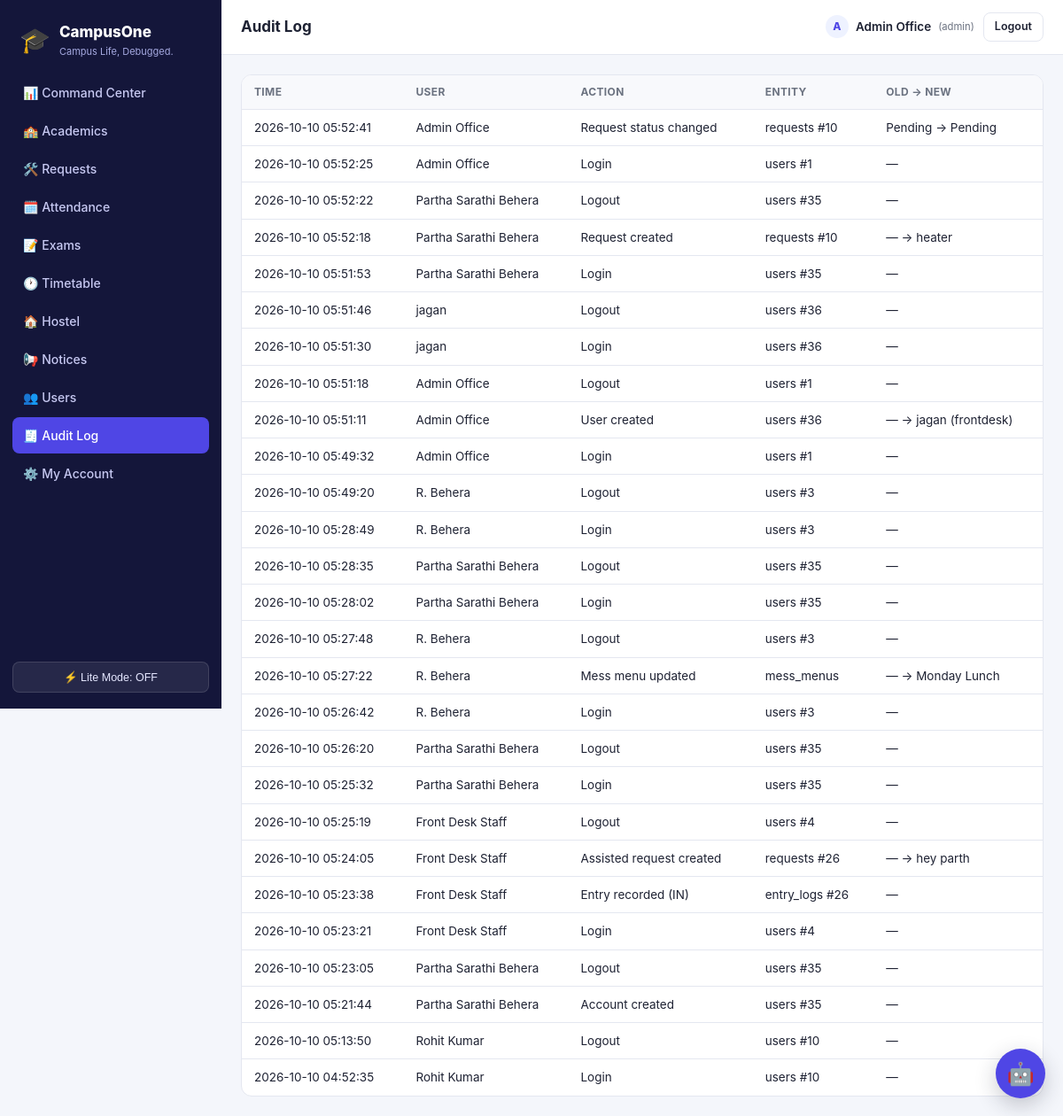
The page /admin/audit (signed in) on the database its author committed.
### tables this page shows
CREATE TABLE users (
    id INTEGER PRIMARY KEY AUTOINCREMENT,
    email TEXT UNIQUE NOT NULL,
    password_hash TEXT NOT NULL,
    role TEXT NOT NULL CHECK(role IN ('student','faculty','admin','warden','mess','frontdesk')),
    name TEXT NOT NULL,
    phone TEXT,
    photo TEXT,
    is_active INTEGER DEFAULT 1,
    created_at TEXT DEFAULT (datetime('now'))
);

CREATE TABLE audit_logs (
    id INTEGER PRIMARY KEY AUTOINCREMENT,
    user_id INTEGER REFERENCES users(id),
    action TEXT NOT NULL,
    entity TEXT,
    entity_id INTEGER,
    old_value TEXT,
    new_value TEXT,
    created_at TEXT DEFAULT (datetime('now'))
);

### blueprints/admin.py (the view)
@bp.route("/audit")
@role_required("admin")
def audit():
    rows = query_db(
        "SELECT al.*, u.name AS user_name FROM audit_logs al LEFT JOIN users u ON al.user_id = u.id "
        "ORDER BY al.created_at DESC LIMIT 300"
    )
    return render_template("admin/audit.html", logs=rows)

### utils/auth_utils.py (called while the page is built)
def role_required(*roles):
    def decorator(view):
        @functools.wraps(view)
        def wrapped(**kwargs):
            if session.get("user_id") is None:
                return redirect(url_for("auth.login", next=request.path))
            if session.get("role") not in roles:
                abort(403)
            return view(**kwargs)
        return wrapped
    return decorator

def gen_csrf_token():
    if "csrf_token" not in session:
        session["csrf_token"] = secrets.token_hex(16)
    return session["csrf_token"]

### utils/db.py (called while the page is built)
def get_db():
    if "db" not in g:
        g.db = sqlite3.connect(current_app.config["DATABASE"], detect_types=sqlite3.PARSE_DECLTYPES)
        g.db.row_factory = sqlite3.Row
        g.db.execute("PRAGMA foreign_keys = ON")
    return g.db

def query_db(query, args=(), one=False):
    cur = get_db().execute(query, args)
    rv = cur.fetchall()
    cur.close()
    return (rv[0] if rv else None) if one else rv

### templates/admin/audit.html (shortened to what this page needs)
{% extends "base.html" %}
{% block page_title %}Audit Log{% endblock %}
{% block content %}
<div class="table-wrap">
  <table>
    <thead><tr><th>Time</th><th>User</th><th>Action</th><th>Entity</th><th>Old → New</th></tr></thead>
    <tbody>
    {% for l in logs %}
      <tr>
        <td>{{ l.created_at }}</td>
        <td>{{ l.user_name or 'System' }}</td>
        <td>{{ l.action }}</td>
        <td>{{ l.entity }}{% if l.entity_id %} #{{ l.entity_id }}{% endif %}</td>
        <td>{% if l.old_value or l.new_value %}{{ l.old_value or '—' }} → {{ l.new_value or '—' }}{% else %}—{% endif %}</td>
      </tr>
    {% else %}
      <tr><td colspan="5" class="muted">No audit records yet.</td></tr>
    {% endfor %}
    </tbody>
  </table>
</div>
{% endblock %}

### templates/base.html (shortened to what this page needs)
<!DOCTYPE html>
<html lang="en" data-lite="{{ 'true' if lite_mode else 'false' }}">
<head>
<link rel="stylesheet" href="{{ url_for('static', filename='css/style.css') }}">
</head>
<body class="{{ 'lite' if lite_mode else '' }}">
{% if session.user_id %}
<div class="app-shell">
  <aside class="sidebar" id="sidebar">
    <div class="brand">
      <span class="brand-emoji">🎓</span>
      <div>
        <div class="brand-name">{{ app_name }}</div>
        <div class="brand-tag">{{ tagline }}</div>
      </div>
    </div>
    <nav class="nav">
      {% set role = session.role %}
      {% if role == 'student' %}
        <a href="{{ url_for('student.dashboard') }}" class="{{ 'active' if request.endpoint=='student.dashboard' }}">📊 Dashboard</a>
        <a href="{{ url_for('student.attendance') }}" class="{{ 'active' if request.endpoint=='student.attendance' }}">🗓️ Attendance</a>
        <a href="{{ url_for('student.assignments') }}" class="{{ 'active' if request.endpoint=='student.assignments' }}">📚 Assignments</a>
        <a href="{{ url_for('student.exams') }}" class="{{ 'active' if request.endpoint=='student.exams' }}">📝 Exams &amp; Results</a>
        <a href="{{ url_for('student.requests_view') }}" class="{{ 'active' if request.endpoint in ['student.requests_view','student.request_detail'] }}">🛠️ Requests</a>
        <a href="{{ url_for('student.leave') }}" class="{{ 'active' if request.endpoint=='student.leave' }}">🧳 Leave</a>
        <a href="{{ url_for('student.hostel') }}" class="{{ 'active' if request.endpoint=='student.hostel' }}">🏠 Hostel</a>
        <a href="{{ url_for('student.mess') }}" class="{{ 'active' if request.endpoint=='student.mess' }}">🍽️ Mess</a>
        <a href="{{ url_for('student.notices') }}" class="{{ 'active' if request.endpoint=='student.notices' }}">📢 Notices</a>
        <a href="{{ url_for('student.entry_history') }}" class="{{ 'active' if request.endpoint=='student.entry_history' }}">🚪 Entry History</a>
        <a href="{{ url_for('student.notifications') }}" class="{{ 'active' if request.endpoint=='student.notifications' }}">🔔 Notifications</a>
        <a href="{{ url_for('student.assistant') }}" class="{{ 'active' if request.endpoint=='student.assistant' }}">🤖 Campus Assistant</a>
      {% elif role == 'admin' %}
        <a href="{{ url_for('admin.dashboard') }}" class="{{ 'active' if request.endpoint=='admin.dashboard' }}">📊 Command Center</a>
        <a href="{{ url_for('admin.academics') }}" class="{{ 'active' if request.endpoint=='admin.academics' }}">🏫 Academics</a>
        <a href="{{ url_for('admin.requests_view') }}" class="{{ 'active' if request.endpoint in ['admin.requests_view','admin.request_detail'] }}">🛠️ Requests</a>
        <a href="{{ url_for('admin.attendance') }}" class="{{ 'active' if request.endpoint=='admin.attendance' }}">🗓️ Attendance</a>
        <a href="{{ url_for('admin.exams') }}" class="{{ 'active' if request.endpoint in ['admin.exams','admin.exam_results'] }}">📝 Exams</a>
        <a href="{{ url_for('admin.timetable') }}" class="{{ 'active' if request.endpoint=='admin.timetable' }}">🕐 Timetable</a>
        <a href="{{ url_for('admin.hostel') }}" class="{{ 'active' if request.endpoint=='admin.hostel' }}">🏠 Hostel</a>
        <a href="{{ url_for('admin.notices') }}" class="{{ 'active' if request.endpoint=='admin.notices' }}">📢 Notices</a>
        <a href="{{ url_for('admin.users') }}" class="{{ 'active' if request.endpoint=='admin.users' }}">👥 Users</a>
        <a href="{{ url_for('admin.audit') }}" class="{{ 'active' if request.endpoint=='admin.audit' }}">🧾 Audit Log</a>
      {% endif %}
      <a href="{{ url_for('common.account') }}" class="{{ 'active' if request.endpoint=='common.account' }}">⚙️ My Account</a>
    </nav>
    <form method="post" action="{{ url_for('common.toggle_lite_mode') }}" class="lite-toggle-form">
      <button type="submit" class="lite-toggle">{{ '🐢 Lite Mode: ON' if lite_mode else '⚡ Lite Mode: OFF' }}</button>
    </form>
  </aside>
  <div class="main">
    <header class="topbar">
      <div class="topbar-title">{% block page_title %}{% endblock %}</div>
      <div class="topbar-right">
        <a href="{{ url_for('common.account') }}" class="user-chip" style="display:flex;align-items:center;gap:8px;color:inherit;">
          {% if current_user_photo %}
            <img src="{{ url_for('uploaded_file', filename=current_user_photo) }}" alt=""
                 style="width:26px;height:26px;border-radius:50%;object-fit:cover;">
          {% else %}
            <span style="width:26px;height:26px;border-radius:50%;background:var(--primary-light);color:var(--primary);
                        display:inline-flex;align-items:center;justify-content:center;font-weight:800;font-size:12px;">{{ session.name[0]|upper }}</span>
          {% endif %}
          {{ session.name }} <small>({{ session.role }})</small>
        </a>
        <a href="{{ url_for('auth.logout') }}" class="btn btn-ghost btn-sm">Logout</a>
      </div>
    </header>
    <main class="content">
      {% block content %}{% endblock %}
    </main>
  </div>
</div>
<div class="campus-chat" id="campus-chat">
  <button class="campus-chat-toggle" id="campus-chat-toggle" type="button"
          aria-label="Open campus assistant" aria-expanded="false" aria-controls="campus-chat-panel">🤖</button>
</div>
{% endif %}
</body>
</html>

### static/css/style.css (style rules this page uses)
:root { --bg: #f4f6fb; --surface: #ffffff; --surface-2: #f8f9fc; --border: #e4e7f0; --text: #1e2233; --text-muted: #6b7280; --primary: #4f46e5; --primary-dark: #4338ca; --primary-light: #eef2ff; --success: #16a34a; --success-bg: #ecfdf3; --warning: #d97706; --warning-bg: #fffbeb; --danger: #dc2626; --danger-bg: #fef2f2; --info: #0891b2; --info-bg: #ecfeff; --radius: 12px; --radius-sm: 8px; --shadow: 0 1px 2px rgba(16,24,40,.06), 0 1px 3px rgba(16,24,40,.08); --sidebar-w: 250px; }
* { box-sizing: border-box; }
html, body { height: 100%; }
body { margin: 0; font-family: -apple-system, BlinkMacSystemFont, "Segoe UI", Roboto, Helvetica, Arial, sans-serif; background: var(--bg); color: var(--text); font-size: 15px; line-height: 1.5; }
a { color: var(--primary); text-decoration: none; }
.app-shell { display: flex; min-height: 100vh; }
.sidebar { width: var(--sidebar-w); flex-shrink: 0; background: #14163a; color: #e5e7ff; display: flex; flex-direction: column; padding: 18px 14px; position: sticky; top: 0; height: 100vh; overflow-y: auto; }
.brand { display: flex; align-items: center; gap: 10px; padding: 6px 8px 18px; }
.brand-emoji { font-size: 28px; }
.brand-name { font-weight: 800; font-size: 17px; color: #fff; }
.brand-tag { font-size: 11px; color: #a5a9e0; }
.nav { display: flex; flex-direction: column; gap: 2px; flex: 1; }
.nav a { color: #c7c9f2; padding: 10px 12px; border-radius: var(--radius-sm); font-size: 14px; font-weight: 500; transition: background .12s ease; }
.nav a.active { background: var(--primary); color: #fff; }
.lite-toggle-form { margin-top: 10px; }
.lite-toggle { width: 100%; background: rgba(255,255,255,.08); color: #e5e7ff; border: 1px solid rgba(255,255,255,.12); padding: 9px; border-radius: var(--radius-sm); font-size: 12.5px; cursor: pointer; }
.main { flex: 1; min-width: 0; display: flex; flex-direction: column; }
.topbar { display: flex; align-items: center; gap: 12px; padding: 14px 22px; background: var(--surface); border-bottom: 1px solid var(--border); position: sticky; top: 0; z-index: 10; }
.topbar-title { font-weight: 700; font-size: 17px; flex: 1; }
.topbar-right { display: flex; align-items: center; gap: 10px; }
.user-chip { font-size: 13.5px; font-weight: 600; }
.user-chip small { color: var(--text-muted); font-weight: 400; }
.content { padding: 22px; max-width: 1280px; width: 100%; margin: 0 auto; }
.table-wrap { overflow-x: auto; border-radius: var(--radius); border: 1px solid var(--border); background: var(--surface); }
table { width: 100%; border-collapse: collapse; font-size: 13.5px; min-width: 480px; }
th, td { text-align: left; padding: 10px 14px; border-bottom: 1px solid var(--border); white-space: nowrap; }
th { background: var(--surface-2); font-weight: 700; font-size: 12px; text-transform: uppercase; letter-spacing: .03em; color: var(--text-muted); }
tr:last-child td { border-bottom: none; }
.btn { display: inline-flex; align-items: center; justify-content: center; gap: 6px; padding: 9px 16px; border-radius: var(--radius-sm); font-size: 14px; font-weight: 600; border: 1px solid transparent; cursor: pointer; text-decoration: none; }
.btn-ghost { background: transparent; border-color: var(--border); color: var(--text); }
.btn-sm { padding: 6px 12px; font-size: 12.5px; }
.campus-chat-toggle { position: fixed; right: 20px; bottom: 20px; z-index: 1050; width: 56px; height: 56px; border: 0; border-radius: 50%; background: var(--primary); color: #fff; box-shadow: 0 8px 24px rgba(30,34,51,.24); font-size: 25px; cursor: pointer; }

### rows shown on the page
users: name "Admin Office", role "admin"
audit_logs: created_at "2026-10-10 05:52:41", name "Admin Office", action "Request status changed", entity "requests", entity_id "10", old_value "Pending", new_value "Pending"
audit_logs: created_at "2026-10-10 05:52:25", name "Admin Office", action "Login", entity "users", entity_id "1"
audit_logs: created_at "2026-10-10 05:52:22", name "Partha Sarathi Behera", action "Logout", entity "users", entity_id "35"
audit_logs: created_at "2026-10-10 05:52:18", name "Partha Sarathi Behera", action "Request created", entity "requests", entity_id "10", old_value "—", new_value "heater"
audit_logs: created_at "2026-10-10 05:51:53", name "Partha Sarathi Behera", action "Login", entity "users", entity_id "35"
audit_logs: created_at "2026-10-10 05:51:46", name "jagan", action "Logout", entity "users", entity_id "36"
audit_logs: created_at "2026-10-10 05:51:30", name "jagan", action "Login", entity "users", entity_id "36"
audit_logs: created_at "2026-10-10 05:51:18", name "Admin Office", action "Logout", entity "users", entity_id "1"
audit_logs: created_at "2026-10-10 05:51:11", name "Admin Office", action "User created", entity "users", entity_id "36", old_value "—", new_value "jagan (frontdesk)"
audit_logs: created_at "2026-10-10 05:49:32", name "Admin Office", action "Login", entity "users", entity_id "1"
audit_logs: created_at "2026-10-10 05:49:20", name "R. Behera", action "Logout", entity "users", entity_id "3"
audit_logs: created_at "2026-10-10 05:28:49", name "R. Behera", action "Login", entity "users", entity_id "3"
audit_logs: created_at "2026-10-10 05:28:35", name "Partha Sarathi Behera", action "Logout", entity "users", entity_id "35"
audit_logs: created_at "2026-10-10 05:28:02", name "Partha Sarathi Behera", action "Login", entity "users", entity_id "35"
audit_logs: created_at "2026-10-10 05:27:48", name "R. Behera", action "Logout", entity "users", entity_id "3"
audit_logs: created_at "2026-10-10 05:27:22", name "R. Behera", action "Mess menu updated", entity "mess_menus", old_value "—", new_value "Monday Lunch"
audit_logs: created_at "2026-10-10 05:26:42", name "R. Behera", action "Login", entity "users", entity_id "3"
audit_logs: created_at "2026-10-10 05:26:20", name "Partha Sarathi Behera", action "Logout", entity "users", entity_id "35"
audit_logs: created_at "2026-10-10 05:25:32", name "Partha Sarathi Behera", action "Login", entity "users", entity_id "35"
audit_logs: created_at "2026-10-10 05:25:19", name "Front Desk Staff", action "Logout", entity "users", entity_id "4"
audit_logs: created_at "2026-10-10 05:24:05", name "Front Desk Staff", action "Assisted request created", entity "requests", entity_id "26", old_value "—", new_value "hey parth"
audit_logs: created_at "2026-10-10 05:23:38", name "Front Desk Staff", action "Entry recorded (IN)", entity "entry_logs", entity_id "26"
audit_logs: created_at "2026-10-10 05:23:21", name "Front Desk Staff", action "Login", entity "users", entity_id "4"
audit_logs: created_at "2026-10-10 05:23:05", name "Partha Sarathi Behera", action "Logout", entity "users", entity_id "35"
audit_logs: created_at "2026-10-10 05:21:44", name "Partha Sarathi Behera", action "Account created", entity "users", entity_id "35"
audit_logs: created_at "2026-10-10 05:13:50", name "Rohit Kumar", action "Logout", entity "users", entity_id "10"
audit_logs: created_at "2026-10-10 04:52:35", name "Rohit Kumar", action "Login", entity "users", entity_id "10"

### other values the page prints
{{ app_name }} "CampusOne"
{{ tagline }} "Campus Life, Debugged."
{{ '🐢 Lite Mode: ON' if lite_mode else '⚡ Lite Mode: OFF' }} "⚡ Lite Mode: OFF"
{{ session.name[0]|upper }} "A"
